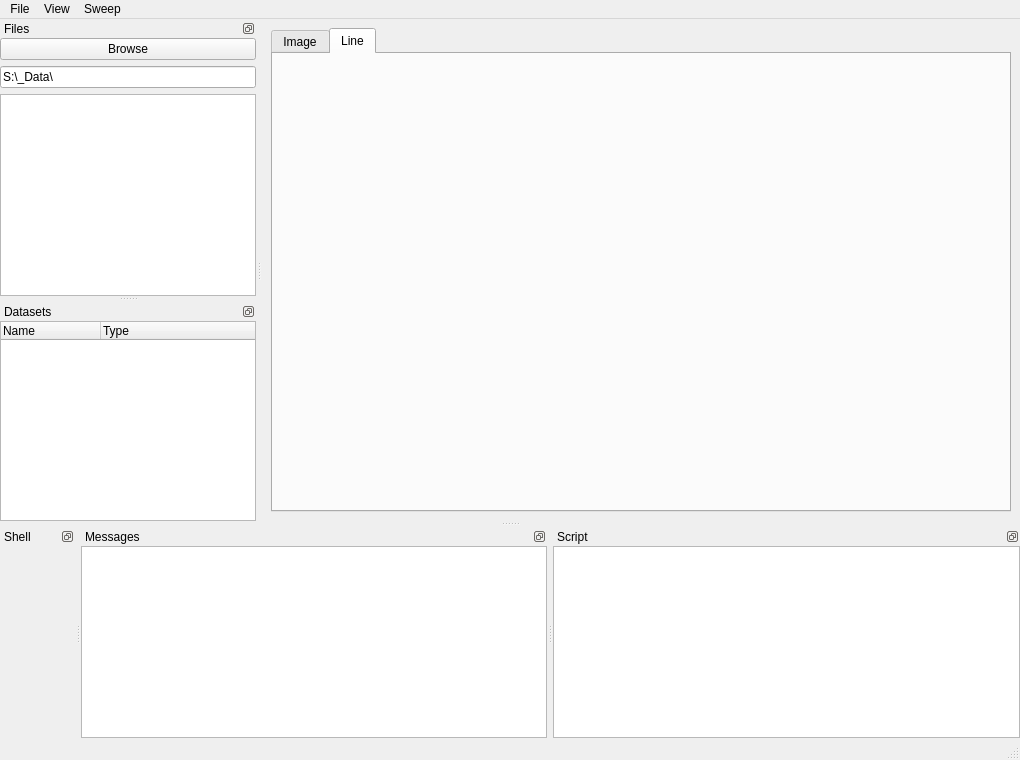
<?xml version="1.0" encoding="UTF-8"?>
<ui version="4.0">
 <class>MainWindow</class>
 <widget class="QMainWindow" name="MainWindow">
  <property name="geometry">
   <rect>
    <x>0</x>
    <y>0</y>
    <width>1020</width>
    <height>760</height>
   </rect>
  </property>
  <property name="windowTitle">
   <string>HDF Viewer</string>
  </property>
  <property name="tabShape">
   <enum>QTabWidget::Rounded</enum>
  </property>
  <property name="dockOptions">
   <set>QMainWindow::AllowTabbedDocks|QMainWindow::AnimatedDocks</set>
  </property>
  <widget class="QWidget" name="centralwidget">
   <property name="sizePolicy">
    <sizepolicy hsizetype="Expanding" vsizetype="Expanding">
     <horstretch>0</horstretch>
     <verstretch>0</verstretch>
    </sizepolicy>
   </property>
   <layout class="QGridLayout" name="gridLayout_6">
    <item row="0" column="0">
     <widget class="QTabWidget" name="plots_tabWidget">
      <property name="currentIndex">
       <number>1</number>
      </property>
      <property name="tabsClosable">
       <bool>false</bool>
      </property>
      <widget class="QWidget" name="image_tab">
       <attribute name="title">
        <string>Image</string>
       </attribute>
       <layout class="QGridLayout" name="gridLayout_3">
        <item row="0" column="0">
         <layout class="QVBoxLayout" name="image_plot_layout"/>
        </item>
       </layout>
      </widget>
      <widget class="QWidget" name="line_tab">
       <attribute name="title">
        <string>Line</string>
       </attribute>
       <layout class="QGridLayout" name="gridLayout_4">
        <item row="0" column="0">
         <layout class="QVBoxLayout" name="line_plot_layout"/>
        </item>
       </layout>
      </widget>
     </widget>
    </item>
   </layout>
  </widget>
  <widget class="QMenuBar" name="menubar">
   <property name="geometry">
    <rect>
     <x>0</x>
     <y>0</y>
     <width>1020</width>
     <height>21</height>
    </rect>
   </property>
   <widget class="QMenu" name="menuFile">
    <property name="title">
     <string>File</string>
    </property>
    <widget class="QMenu" name="menuSave">
     <property name="title">
      <string>Save..</string>
     </property>
     <addaction name="actionExperimental_Settings"/>
     <addaction name="actionExperimental_and_Instrument_Settings"/>
    </widget>
    <addaction name="menuSave"/>
    <addaction name="actionLoad"/>
   </widget>
   <widget class="QMenu" name="menuView">
    <property name="title">
     <string>View</string>
    </property>
    <addaction name="actionHide_Message_Box"/>
    <addaction name="actionHide_Progress_Bar"/>
   </widget>
   <widget class="QMenu" name="menuSweep">
    <property name="title">
     <string>Sweep</string>
    </property>
    <addaction name="actionStart_Sweep"/>
   </widget>
   <addaction name="menuFile"/>
   <addaction name="menuView"/>
   <addaction name="menuSweep"/>
  </widget>
  <widget class="QStatusBar" name="statusbar"/>
  <widget class="QDockWidget" name="browser_dockWidget">
   <property name="features">
    <set>QDockWidget::DockWidgetFloatable|QDockWidget::DockWidgetMovable</set>
   </property>
   <property name="windowTitle">
    <string>Files</string>
   </property>
   <attribute name="dockWidgetArea">
    <number>1</number>
   </attribute>
   <widget class="QWidget" name="browser_layout">
    <layout class="QGridLayout" name="gridLayout_7">
     <property name="margin">
      <number>0</number>
     </property>
     <item row="2" column="0">
      <widget class="QListWidget" name="datafiles_listWidget">
       <property name="sizePolicy">
        <sizepolicy hsizetype="Preferred" vsizetype="Expanding">
         <horstretch>0</horstretch>
         <verstretch>0</verstretch>
        </sizepolicy>
       </property>
       <property name="maximumSize">
        <size>
         <width>16777215</width>
         <height>16777215</height>
        </size>
       </property>
      </widget>
     </item>
     <item row="1" column="0">
      <widget class="QLineEdit" name="datapath_lineEdit">
       <property name="text">
        <string>S:\_Data\</string>
       </property>
      </widget>
     </item>
     <item row="0" column="0">
      <widget class="QPushButton" name="datapath_browse_pushButton">
       <property name="text">
        <string>Browse</string>
       </property>
      </widget>
     </item>
    </layout>
   </widget>
  </widget>
  <widget class="QDockWidget" name="shell_dockWidget">
   <property name="features">
    <set>QDockWidget::DockWidgetFloatable|QDockWidget::DockWidgetMovable</set>
   </property>
   <property name="windowTitle">
    <string>Shell</string>
   </property>
   <attribute name="dockWidgetArea">
    <number>8</number>
   </attribute>
   <widget class="QWidget" name="shell_layout">
    <layout class="QGridLayout" name="gridLayout_2">
     <property name="margin">
      <number>0</number>
     </property>
    </layout>
   </widget>
  </widget>
  <widget class="QDockWidget" name="message_dockWidget">
   <property name="features">
    <set>QDockWidget::DockWidgetFloatable|QDockWidget::DockWidgetMovable</set>
   </property>
   <property name="windowTitle">
    <string>Messages</string>
   </property>
   <attribute name="dockWidgetArea">
    <number>8</number>
   </attribute>
   <widget class="QWidget" name="message_layout">
    <layout class="QGridLayout" name="gridLayout_8">
     <property name="margin">
      <number>0</number>
     </property>
     <item row="0" column="0">
      <widget class="QTextBrowser" name="message_box">
       <property name="sizePolicy">
        <sizepolicy hsizetype="Expanding" vsizetype="Preferred">
         <horstretch>0</horstretch>
         <verstretch>0</verstretch>
        </sizepolicy>
       </property>
       <property name="maximumSize">
        <size>
         <width>16777215</width>
         <height>16777215</height>
        </size>
       </property>
       <property name="font">
        <font>
         <family>Andale Mono</family>
        </font>
       </property>
       <property name="html">
        <string>&lt;!DOCTYPE HTML PUBLIC &quot;-//W3C//DTD HTML 4.0//EN&quot; &quot;http://www.w3.org/TR/REC-html40/strict.dtd&quot;&gt;
&lt;html&gt;&lt;head&gt;&lt;meta name=&quot;qrichtext&quot; content=&quot;1&quot; /&gt;&lt;style type=&quot;text/css&quot;&gt;
p, li { white-space: pre-wrap; }
&lt;/style&gt;&lt;/head&gt;&lt;body style=&quot; font-family:'Andale Mono'; font-size:8.25pt; font-weight:400; font-style:normal;&quot;&gt;
&lt;p style=&quot; margin-top:0px; margin-bottom:0px; margin-left:0px; margin-right:0px; -qt-block-indent:0; text-indent:0px;&quot;&gt;&lt;span style=&quot; font-family:'Lucida Grande'; font-size:13pt;&quot;&gt;&lt;br /&gt;&lt;/span&gt;&lt;/p&gt;&lt;/body&gt;&lt;/html&gt;</string>
       </property>
      </widget>
     </item>
    </layout>
   </widget>
  </widget>
  <widget class="QDockWidget" name="script_dockWidget">
   <property name="features">
    <set>QDockWidget::DockWidgetFloatable|QDockWidget::DockWidgetMovable</set>
   </property>
   <property name="windowTitle">
    <string>Script</string>
   </property>
   <attribute name="dockWidgetArea">
    <number>8</number>
   </attribute>
   <widget class="QWidget" name="script_layout">
    <layout class="QGridLayout" name="gridLayout_9">
     <property name="margin">
      <number>0</number>
     </property>
     <item row="0" column="0">
      <widget class="QTextEdit" name="script_textEdit">
       <property name="font">
        <font>
         <family>Andale Mono</family>
        </font>
       </property>
       <property name="lineWrapMode">
        <enum>QTextEdit::NoWrap</enum>
       </property>
      </widget>
     </item>
    </layout>
   </widget>
  </widget>
  <widget class="QDockWidget" name="datasets_dockWidget">
   <property name="features">
    <set>QDockWidget::DockWidgetFloatable|QDockWidget::DockWidgetMovable</set>
   </property>
   <property name="windowTitle">
    <string>Datasets</string>
   </property>
   <attribute name="dockWidgetArea">
    <number>1</number>
   </attribute>
   <widget class="QWidget" name="dockWidgetContents_2">
    <layout class="QGridLayout" name="gridLayout_5">
     <property name="margin">
      <number>0</number>
     </property>
     <item row="0" column="0">
      <widget class="QTreeWidget" name="datasets_treeWidget">
       <property name="sizePolicy">
        <sizepolicy hsizetype="Preferred" vsizetype="Expanding">
         <horstretch>0</horstretch>
         <verstretch>0</verstretch>
        </sizepolicy>
       </property>
       <property name="maximumSize">
        <size>
         <width>16777215</width>
         <height>16777215</height>
        </size>
       </property>
       <property name="contextMenuPolicy">
        <enum>Qt::CustomContextMenu</enum>
       </property>
       <property name="allColumnsShowFocus">
        <bool>false</bool>
       </property>
       <property name="columnCount">
        <number>2</number>
       </property>
       <column>
        <property name="text">
         <string>Name</string>
        </property>
       </column>
       <column>
        <property name="text">
         <string>Type</string>
        </property>
       </column>
      </widget>
     </item>
    </layout>
   </widget>
  </widget>
  <action name="actionExperimental_Settings">
   <property name="text">
    <string>Experimental Settings</string>
   </property>
  </action>
  <action name="actionExperimental_and_Instrument_Settings">
   <property name="text">
    <string>Experimental and Instrument Settings</string>
   </property>
  </action>
  <action name="actionLoad">
   <property name="text">
    <string>Load</string>
   </property>
  </action>
  <action name="actionHide_Message_Box">
   <property name="checkable">
    <bool>true</bool>
   </property>
   <property name="text">
    <string>Hide Message Box</string>
   </property>
  </action>
  <action name="actionHide_Progress_Bar">
   <property name="checkable">
    <bool>true</bool>
   </property>
   <property name="text">
    <string>Hide Progress Bar</string>
   </property>
  </action>
  <action name="actionStart_Sweep">
   <property name="text">
    <string>Start Sweep</string>
   </property>
  </action>
 </widget>
 <resources/>
 <connections>
  <connection>
   <sender>actionHide_Message_Box</sender>
   <signal>toggled(bool)</signal>
   <receiver>message_box</receiver>
   <slot>setVisible(bool)</slot>
   <hints>
    <hint type="sourcelabel">
     <x>-1</x>
     <y>-1</y>
    </hint>
    <hint type="destinationlabel">
     <x>606</x>
     <y>145</y>
    </hint>
   </hints>
  </connection>
 </connections>
</ui>
